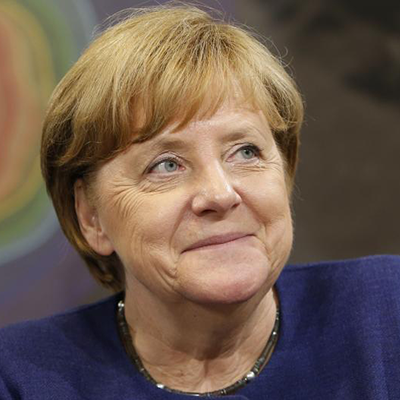
#> input picture database/images/MERKEL_003.png, 400 x 400 px
$ python face_recognition.py
#> lines starting #> are read from the running program, lines starting #| are printed output that depends on the picture
import cv2 as cv


def face_delimitation(face_path):
    """
    Shows the faces on an image and recognize the eyes and the nose
    :param face_path: path to the image to scale and work with
    :return: Noting to return
    """
#> called with face_path = '../database/images/MERKEL_003.png'
    face_cascade = cv.CascadeClassifier('../database/haarcascade_frontalface_default.xml')
    img = cv.imread(face_path)
#> img is the input picture: shape (400, 400, 3); mean B, G, R 78.7, 90.9, 109.4
    faces = face_cascade.detectMultiScale(img, 1.3, 5)
#> faces = [[108, 72, 216, 216]]

    images = []

    for face in faces:
        (x_beginning, y_beginning, face_width, face_height) = face

        roi_img = img[y_beginning:y_beginning+face_height, x_beginning:x_beginning+face_width]

        images.append(roi_img)
#> this loop made 1 pass
#> pass 1, in face_delimitation, `roi_img = img[y_beginning:y_beginning+face_height, x_beginning:x_begin..`:
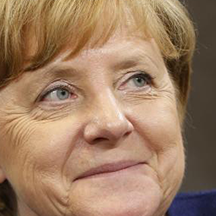
#> roi_img: shape (216, 216, 3); mean B, G, R 98.5, 125.4, 157.9
#> after the loop, images = 1 item

    return images


face_delimitation('../database/images/MERKEL_003.png')

$ run again, with database/images/MERKEL_001.png copied over database/images/MERKEL_003.png
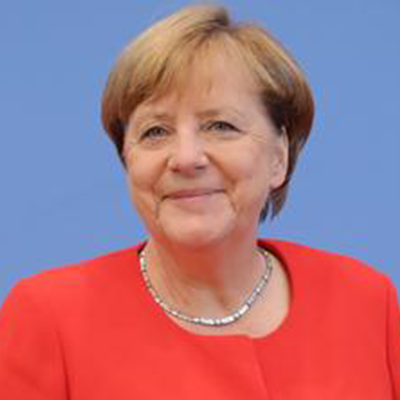
#> input picture database/images/MERKEL_001.png, 400 x 400 px
#> in face_delimitation, img is the input picture: shape (400, 400, 3); mean B, G, R 131.8, 116.8, 170.9
#> faces = [[100, 60, 176, 176]]
#> the loop in face_delimitation, `for face in faces:` made 1 pass
#> pass 1, in face_delimitation, `roi_img = img[y_beginning:y_beginning+face_height, x_beginning:x_begin..`:
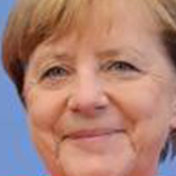
#> roi_img: shape (176, 176, 3); mean B, G, R 117.1, 129.3, 172.4
#> after the loop in face_delimitation, `for face in faces:`: images = 1 item

$ run again, with database/images/MERKEL_002.png copied over database/images/MERKEL_003.png
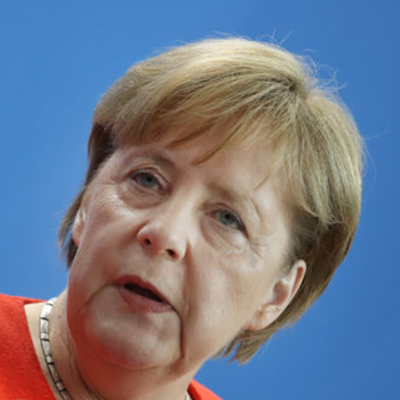
#> input picture database/images/MERKEL_002.png, 400 x 400 px
#> in face_delimitation, img is the input picture: shape (400, 400, 3); mean B, G, R 138.8, 121.2, 113.9
#> faces = [[243, 195, 47, 47]]
#> the loop in face_delimitation, `for face in faces:` made 1 pass
#> pass 1, in face_delimitation, `roi_img = img[y_beginning:y_beginning+face_height, x_beginning:x_begin..`:
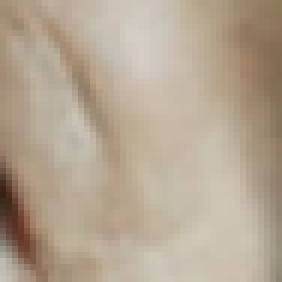
#> roi_img: shape (47, 47, 3) (shown 6 times larger); mean B, G, R 146.7, 165.6, 181
#> after the loop in face_delimitation, `for face in faces:`: images = 1 item

$ run again, with database/images/MERKEL_004.png copied over database/images/MERKEL_003.png
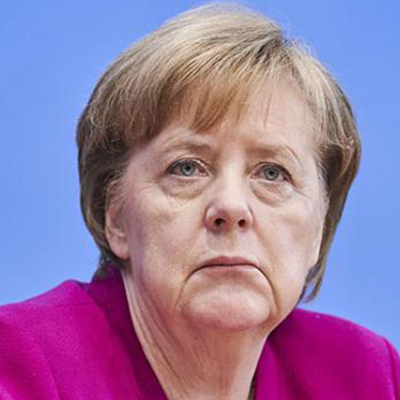
#> input picture database/images/MERKEL_004.png, 400 x 400 px
#> in face_delimitation, img is the input picture: shape (400, 400, 3); mean B, G, R 163, 121.7, 151.6
#> faces = [[115, 80, 237, 237]]
#> the loop in face_delimitation, `for face in faces:` made 1 pass
#> pass 1, in face_delimitation, `roi_img = img[y_beginning:y_beginning+face_height, x_beginning:x_begin..`:
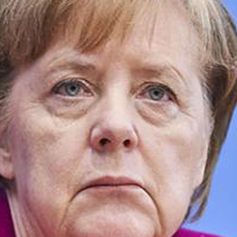
#> roi_img: shape (237, 237, 3); mean B, G, R 136.7, 139.3, 170.8
#> after the loop in face_delimitation, `for face in faces:`: images = 1 item
